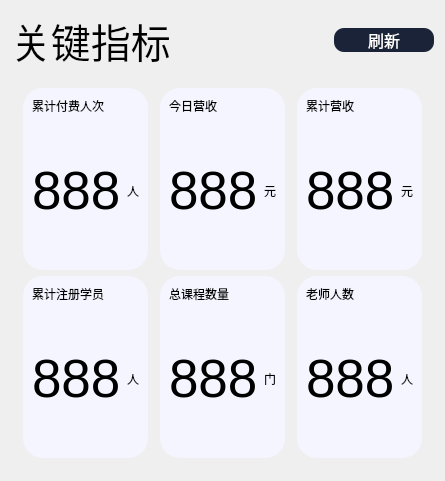
                  <widget class="QWidget" name="page_7">
                   <layout class="QHBoxLayout" name="horizontalLayout_20">
                    <item>
                     <layout class="QVBoxLayout" name="verticalLayout_11">
                      <item>
                       <layout class="QHBoxLayout" name="horizontalLayout_7">
                        <item>
                         <widget class="QLabel" name="label_4">
                          <property name="font">
                           <font>
                            <pointsize>30</pointsize>
                           </font>
                          </property>
                          <property name="text">
                           <string>关键指标</string>
                          </property>
                         </widget>
                        </item>
                        <item>
                         <widget class="QPushButton" name="pushButton_8">
                          <property name="maximumSize">
                           <size>
                            <width>100</width>
                            <height>16777215</height>
                           </size>
                          </property>
                          <property name="font">
                           <font>
                            <pointsize>12</pointsize>
                           </font>
                          </property>
                          <property name="styleSheet">
                           <string notr="true">QPushButton{
	background-color: rgb(27, 35, 56);
	border-radius:10px;
	color: rgb(255, 255, 255);
}
QPushButton:hover{
	background-color: rgb(47, 60, 97);
}
QPushButton:Pressed{
	background-color: rgb(19, 24, 39);
}
</string>
                          </property>
                          <property name="text">
                           <string>刷新</string>
                          </property>
                         </widget>
                        </item>
                       </layout>
                      </item>
                      <item>
                       <layout class="QGridLayout" name="gridLayout">
                        <property name="leftMargin">
                         <number>12</number>
                        </property>
                        <property name="topMargin">
                         <number>12</number>
                        </property>
                        <property name="rightMargin">
                         <number>12</number>
                        </property>
                        <property name="bottomMargin">
                         <number>12</number>
                        </property>
                        <property name="horizontalSpacing">
                         <number>12</number>
                        </property>
                        <item row="0" column="0">
                         <widget class="QWidget" name="widget_3" native="true">
                          <property name="styleSheet">
                           <string notr="true">background-color: rgb(245, 245, 255);
border-radius:20px;</string>
                          </property>
                          <layout class="QHBoxLayout" name="horizontalLayout_9">
                           <item>
                            <layout class="QVBoxLayout" name="verticalLayout_5">
                             <item>
                              <widget class="QLabel" name="label_5">
                               <property name="text">
                                <string>累计付费人次</string>
                               </property>
                              </widget>
                             </item>
                             <item>
                              <spacer name="verticalSpacer_2">
                               <property name="orientation">
                                <enum>Qt::Vertical</enum>
                               </property>
                               <property name="sizeHint" stdset="0">
                                <size>
                                 <width>20</width>
                                 <height>40</height>
                                </size>
                               </property>
                              </spacer>
                             </item>
                             <item>
                              <layout class="QHBoxLayout" name="horizontalLayout_8">
                               <item>
                                <widget class="QLabel" name="label_6">
                                 <property name="font">
                                  <font>
                                   <pointsize>40</pointsize>
                                  </font>
                                 </property>
                                 <property name="text">
                                  <string>888</string>
                                 </property>
                                </widget>
                               </item>
                               <item>
                                <widget class="QLabel" name="label_7">
                                 <property name="text">
                                  <string>人</string>
                                 </property>
                                 <property name="alignment">
                                  <set>Qt::AlignRight|Qt::AlignTrailing|Qt::AlignVCenter</set>
                                 </property>
                                </widget>
                               </item>
                              </layout>
                             </item>
                             <item>
                              <spacer name="verticalSpacer_3">
                               <property name="orientation">
                                <enum>Qt::Vertical</enum>
                               </property>
                               <property name="sizeHint" stdset="0">
                                <size>
                                 <width>20</width>
                                 <height>40</height>
                                </size>
                               </property>
                              </spacer>
                             </item>
                            </layout>
                           </item>
                          </layout>
                         </widget>
                        </item>
                        <item row="0" column="1">
                         <widget class="QWidget" name="widget_4" native="true">
                          <property name="styleSheet">
                           <string notr="true">background-color: rgb(245, 245, 255);
border-radius:20px;</string>
                          </property>
                          <layout class="QHBoxLayout" name="horizontalLayout_10">
                           <item>
                            <layout class="QVBoxLayout" name="verticalLayout_6">
                             <item>
                              <widget class="QLabel" name="label_8">
                               <property name="text">
                                <string>今日营收</string>
                               </property>
                              </widget>
                             </item>
                             <item>
                              <spacer name="verticalSpacer_4">
                               <property name="orientation">
                                <enum>Qt::Vertical</enum>
                               </property>
                               <property name="sizeHint" stdset="0">
                                <size>
                                 <width>20</width>
                                 <height>40</height>
                                </size>
                               </property>
                              </spacer>
                             </item>
                             <item>
                              <layout class="QHBoxLayout" name="horizontalLayout_11">
                               <item>
                                <widget class="QLabel" name="label_9">
                                 <property name="font">
                                  <font>
                                   <pointsize>40</pointsize>
                                  </font>
                                 </property>
                                 <property name="text">
                                  <string>888</string>
                                 </property>
                                </widget>
                               </item>
                               <item>
                                <widget class="QLabel" name="label_10">
                                 <property name="text">
                                  <string>元</string>
                                 </property>
                                 <property name="alignment">
                                  <set>Qt::AlignRight|Qt::AlignTrailing|Qt::AlignVCenter</set>
                                 </property>
                                </widget>
                               </item>
                              </layout>
                             </item>
                             <item>
                              <spacer name="verticalSpacer_5">
                               <property name="orientation">
                                <enum>Qt::Vertical</enum>
                               </property>
                               <property name="sizeHint" stdset="0">
                                <size>
                                 <width>20</width>
                                 <height>40</height>
                                </size>
                               </property>
                              </spacer>
                             </item>
                            </layout>
                           </item>
                          </layout>
                         </widget>
                        </item>
                        <item row="0" column="2">
                         <widget class="QWidget" name="widget_5" native="true">
                          <property name="styleSheet">
                           <string notr="true">background-color: rgb(245, 245, 255);
border-radius:20px;</string>
                          </property>
                          <layout class="QHBoxLayout" name="horizontalLayout_12">
                           <item>
                            <layout class="QVBoxLayout" name="verticalLayout_7">
                             <item>
                              <widget class="QLabel" name="label_11">
                               <property name="text">
                                <string>累计营收</string>
                               </property>
                              </widget>
                             </item>
                             <item>
                              <spacer name="verticalSpacer_6">
                               <property name="orientation">
                                <enum>Qt::Vertical</enum>
                               </property>
                               <property name="sizeHint" stdset="0">
                                <size>
                                 <width>20</width>
                                 <height>40</height>
                                </size>
                               </property>
                              </spacer>
                             </item>
                             <item>
                              <layout class="QHBoxLayout" name="horizontalLayout_13">
                               <item>
                                <widget class="QLabel" name="label_12">
                                 <property name="font">
                                  <font>
                                   <pointsize>40</pointsize>
                                  </font>
                                 </property>
                                 <property name="text">
                                  <string>888</string>
                                 </property>
                                </widget>
                               </item>
                               <item>
                                <widget class="QLabel" name="label_13">
                                 <property name="text">
                                  <string>元</string>
                                 </property>
                                 <property name="alignment">
                                  <set>Qt::AlignRight|Qt::AlignTrailing|Qt::AlignVCenter</set>
                                 </property>
                                </widget>
                               </item>
                              </layout>
                             </item>
                             <item>
                              <spacer name="verticalSpacer_7">
                               <property name="orientation">
                                <enum>Qt::Vertical</enum>
                               </property>
                               <property name="sizeHint" stdset="0">
                                <size>
                                 <width>20</width>
                                 <height>40</height>
                                </size>
                               </property>
                              </spacer>
                             </item>
                            </layout>
                           </item>
                          </layout>
                         </widget>
                        </item>
                        <item row="1" column="0">
                         <widget class="QWidget" name="widget_6" native="true">
                          <property name="styleSheet">
                           <string notr="true">background-color: rgb(245, 245, 255);
border-radius:20px;</string>
                          </property>
                          <layout class="QHBoxLayout" name="horizontalLayout_14">
                           <item>
                            <layout class="QVBoxLayout" name="verticalLayout_8">
                             <item>
                              <widget class="QLabel" name="label_14">
                               <property name="text">
                                <string>累计注册学员</string>
                               </property>
                              </widget>
                             </item>
                             <item>
                              <spacer name="verticalSpacer_8">
                               <property name="orientation">
                                <enum>Qt::Vertical</enum>
                               </property>
                               <property name="sizeHint" stdset="0">
                                <size>
                                 <width>20</width>
                                 <height>40</height>
                                </size>
                               </property>
                              </spacer>
                             </item>
                             <item>
                              <layout class="QHBoxLayout" name="horizontalLayout_15">
                               <item>
                                <widget class="QLabel" name="label_15">
                                 <property name="font">
                                  <font>
                                   <pointsize>40</pointsize>
                                  </font>
                                 </property>
                                 <property name="text">
                                  <string>888</string>
                                 </property>
                                </widget>
                               </item>
                               <item>
                                <widget class="QLabel" name="label_16">
                                 <property name="text">
                                  <string>人</string>
                                 </property>
                                 <property name="alignment">
                                  <set>Qt::AlignRight|Qt::AlignTrailing|Qt::AlignVCenter</set>
                                 </property>
                                </widget>
                               </item>
                              </layout>
                             </item>
                             <item>
                              <spacer name="verticalSpacer_9">
                               <property name="orientation">
                                <enum>Qt::Vertical</enum>
                               </property>
                               <property name="sizeHint" stdset="0">
                                <size>
                                 <width>20</width>
                                 <height>40</height>
                                </size>
                               </property>
                              </spacer>
                             </item>
                            </layout>
                           </item>
                          </layout>
                         </widget>
                        </item>
                        <item row="1" column="1">
                         <widget class="QWidget" name="widget_7" native="true">
                          <property name="styleSheet">
                           <string notr="true">background-color: rgb(245, 245, 255);
border-radius:20px;</string>
                          </property>
                          <layout class="QHBoxLayout" name="horizontalLayout_16">
                           <item>
                            <layout class="QVBoxLayout" name="verticalLayout_9">
                             <item>
                              <widget class="QLabel" name="label_17">
                               <property name="text">
                                <string>总课程数量</string>
                               </property>
                              </widget>
                             </item>
                             <item>
                              <spacer name="verticalSpacer_10">
                               <property name="orientation">
                                <enum>Qt::Vertical</enum>
                               </property>
                               <property name="sizeHint" stdset="0">
                                <size>
                                 <width>20</width>
                                 <height>40</height>
                                </size>
                               </property>
                              </spacer>
                             </item>
                             <item>
                              <layout class="QHBoxLayout" name="horizontalLayout_17">
                               <item>
                                <widget class="QLabel" name="label_18">
                                 <property name="font">
                                  <font>
                                   <pointsize>40</pointsize>
                                  </font>
                                 </property>
                                 <property name="text">
                                  <string>888</string>
                                 </property>
                                </widget>
                               </item>
                               <item>
                                <widget class="QLabel" name="label_19">
                                 <property name="text">
                                  <string>门</string>
                                 </property>
                                 <property name="alignment">
                                  <set>Qt::AlignRight|Qt::AlignTrailing|Qt::AlignVCenter</set>
                                 </property>
                                </widget>
                               </item>
                              </layout>
                             </item>
                             <item>
                              <spacer name="verticalSpacer_11">
                               <property name="orientation">
                                <enum>Qt::Vertical</enum>
                               </property>
                               <property name="sizeHint" stdset="0">
                                <size>
                                 <width>20</width>
                                 <height>40</height>
                                </size>
                               </property>
                              </spacer>
                             </item>
                            </layout>
                           </item>
                          </layout>
                         </widget>
                        </item>
                        <item row="1" column="2">
                         <widget class="QWidget" name="widget_8" native="true">
                          <property name="styleSheet">
                           <string notr="true">background-color: rgb(245, 245, 255);
border-radius:20px;</string>
                          </property>
                          <layout class="QHBoxLayout" name="horizontalLayout_18">
                           <item>
                            <layout class="QVBoxLayout" name="verticalLayout_10">
                             <item>
                              <widget class="QLabel" name="label_20">
                               <property name="text">
                                <string>老师人数</string>
                               </property>
                              </widget>
                             </item>
                             <item>
                              <spacer name="verticalSpacer_12">
                               <property name="orientation">
                                <enum>Qt::Vertical</enum>
                               </property>
                               <property name="sizeHint" stdset="0">
                                <size>
                                 <width>20</width>
                                 <height>40</height>
                                </size>
                               </property>
                              </spacer>
                             </item>
                             <item>
                              <layout class="QHBoxLayout" name="horizontalLayout_19">
                               <item>
                                <widget class="QLabel" name="label_21">
                                 <property name="font">
                                  <font>
                                   <pointsize>40</pointsize>
                                  </font>
                                 </property>
                                 <property name="text">
                                  <string>888</string>
                                 </property>
                                </widget>
                               </item>
                               <item>
                                <widget class="QLabel" name="label_22">
                                 <property name="text">
                                  <string>人</string>
                                 </property>
                                 <property name="alignment">
                                  <set>Qt::AlignRight|Qt::AlignTrailing|Qt::AlignVCenter</set>
                                 </property>
                                </widget>
                               </item>
                              </layout>
                             </item>
                             <item>
                              <spacer name="verticalSpacer_13">
                               <property name="orientation">
                                <enum>Qt::Vertical</enum>
                               </property>
                               <property name="sizeHint" stdset="0">
                                <size>
                                 <width>20</width>
                                 <height>40</height>
                                </size>
                               </property>
                              </spacer>
                             </item>
                            </layout>
                           </item>
                          </layout>
                         </widget>
                        </item>
                       </layout>
                      </item>
                     </layout>
                    </item>
                   </layout>
                  </widget>
